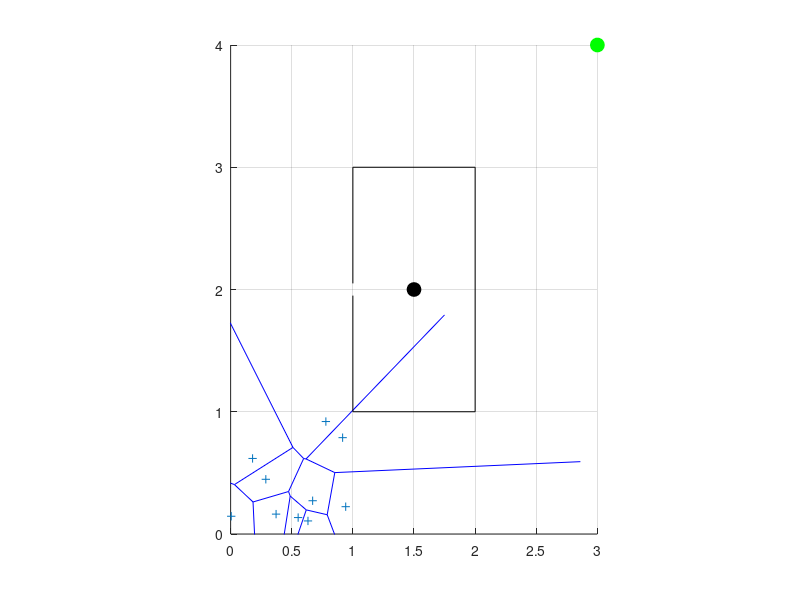

The MATLAB source for this figure: (Note: this script raises an error after producing the figure.)
% % An example of rapidly-exploring random trees and path planning in 2-D
% % Ref: "Rapidly-Exploring Random Trees: A New Tool for Path Planning",
% % Steven M. LaValle, 1998
%~~~~
% Code can also be converted to function with input format
% [tree, path] = RRT(K, xMin, xMax, yMin, yMax, xInit, yInit, xGoal, yGoal, thresh)
% K is the number of iterations desired.
% xMin and xMax are the minimum and maximum values of x
% yMin and yMax are the minimum and maximum values of y
% xInit and yInit is the starting point of the algorithm
% xGoal and yGoal are the desired endpoints
% thresh is the allowed threshold distance between a random point the the
% goal point.
% Output is the tree structure containing X and Y vertices and the path
% found obtained from Init to Goal
%~~~~ 
% Written by: Omkar Halbe, Technical University of Munich, 31.10.2015
%~~~~ 
clear all; close all; clc
x = gallery('uniformdata',[1 10],0);
y = gallery('uniformdata',[1 10],1);
[vx,vy] = voronoi(x,y);

figure
hold on
voronoi(x,y);
% scatter(vx(:),vy(:),12,'r','filled')

axis equal


%%
% for mm = 1:100
clear all; close all;

K=2000;
xMin=0; xMax=3;
yMin=0; yMax=4;

xInit=1.5; yInit=2; %initial point for planner
xGoal=xMax; yGoal=yMax; %goal for planner
thresh=0.25;           %acceptable threshold for solution

constraints = [5 3.05 5  4;
               5  4  6  4;
               6  4  6  2;
               6  2  5  2;
               5  2  5 2.95];
           
constraints = constraints + [-4 -1 -4 -1];           

tree.vertex(1).x = xInit;
tree.vertex(1).y = yInit;
tree.vertex(1).xPrev = xInit;
tree.vertex(1).yPrev = yInit;
tree.vertex(1).indPrev = 0;
tree.vertex(1).TotalDens = 0;

figure(1); hold on; grid on;
line([constraints(:,1)';constraints(:,3)'],[constraints(:,2)';constraints(:,4)'],'Color','k');
plot(xInit, yInit, 'ko', 'MarkerSize',10, 'MarkerFaceColor','k');
plot(xGoal, yGoal, 'go', 'MarkerSize',10, 'MarkerFaceColor','g');
axis([0 3 0 4]);

xFree = xInit;
yFree = yInit;

for iter = 2:K
%     xRand = (xMax-xMin)*rand;
%     yRand = (yMax-yMin)*rand;
    % Randomize a new seed
    [xRand,yRand] = local_randomizer(xFree,yFree,0.5,1);
    plot_rand = plot(xRand, yRand, 'ro', 'MarkerSize',5, 'MarkerFaceColor','r');
    drawnow;
%     pause(0.5);
    
    % Find the nearest node 
    dist = Inf*ones(1,length(tree.vertex));
    for j = 1:length(tree.vertex)
        dist(j) = sqrt( (xRand-tree.vertex(j).x)^2 + (yRand-tree.vertex(j).y)^2 );
    end
    [val, ind] = min(dist);
    
    xNearest = tree.vertex(ind).x;
    yNearest = tree.vertex(ind).y;
    tree.vertex(iter).xPrev = xNearest;
    tree.vertex(iter).yPrev = yNearest;
    tree.vertex(iter).indPrev = ind; 
    tree.vertex(iter).TotalDens = 0;

    % Check intersection with the constraint 
    out = lineSegmentIntersect(constraints,[xNearest,yNearest,xRand,yRand]);    
    intersect = find(out.intAdjacencyMatrix==1);
    
    if isempty(intersect)==1
        tree.vertex(iter).x = xRand; 
        tree.vertex(iter).y = yRand;
    else
        a = min(out.intNormalizedDistance2To1(intersect));
        if a>0.01
            a = a - 0.01;
            z = a*[xRand;yRand]+(1-a)*[xNearest;yNearest];
            tree.vertex(iter).x = z(1); 
            tree.vertex(iter).y = z(2); 
        else
            tree.vertex(iter).x = xNearest; 
            tree.vertex(iter).y = yNearest; 
        end
    end    
    
    plot([tree.vertex(iter).x; tree.vertex(ind).x],[tree.vertex(iter).y; tree.vertex(ind).y], 'r');
    delete(plot_rand)
%     if sqrt( (tree.vertex(iter).x-xGoal)^2 + (tree.vertex(iter).y-yGoal)^2 ) <= thresh
%         iter
%         break
%     end   
    if tree.vertex(iter).x < 0.99
%         iter
        break
    end
    
    % Update density and return the freest node 
    densMin = Inf;
    for k = 1:iter-1    
        dens_iter_k = density([tree.vertex(iter).x;tree.vertex(iter).y], [tree.vertex(k).x;tree.vertex(k).y]);
        tree.vertex(iter).TotalDens = tree.vertex(iter).TotalDens + dens_iter_k;
        tree.vertex(k).TotalDens = tree.vertex(k).TotalDens + dens_iter_k;
        if tree.vertex(k).TotalDens < densMin
            densMin = tree.vertex(k).TotalDens;
            indexFree = k;
        end
    end
    if tree.vertex(iter).TotalDens < densMin
        densMin = tree.vertex(iter).TotalDens;
        indexFree = iter;
    end
    
    xFree = tree.vertex(indexFree).x;
    yFree = tree.vertex(indexFree).y;
    
    pause(0);
end
iter
% end
CCC

if iter < K
    path.pos(1).x = xGoal; path.pos(1).y = yGoal;
    path.pos(2).x = tree.vertex(end).x; path.pos(2).y = tree.vertex(end).y;
    pathIndex = tree.vertex(end).indPrev;

    j=0;
    while 1
        path.pos(j+3).x = tree.vertex(pathIndex).x;
        path.pos(j+3).y = tree.vertex(pathIndex).y;
        pathIndex = tree.vertex(pathIndex).indPrev;
        if pathIndex == 1
            break
        end
        j=j+1;
    end

    path.pos(end+1).x = xInit; path.pos(end).y = yInit;

    for j = 2:length(path.pos)
        plot([path.pos(j).x; path.pos(j-1).x;], [path.pos(j).y; path.pos(j-1).y], 'b', 'Linewidth', 3);
    %     plot([tree.vertex(i).x; tree.vertex(ind).x],[tree.vertex(i).y; tree.vertex(ind).y], 'r');
    %     pause(0);
    end
else
    disp('No path found. Increase number of iterations and retry.');
end

%%
n=10000;
R=1;
x0 = 1;
y0 = 1;
local_randomizer(x0,y0,R,n)

function [x,y] = local_randomizer(x0,y0,R,n)
 t = 2*pi*rand(n,1);
 r = R*sqrt(rand(n,1));
 x = x0 + r.*cos(t);
 y = y0 + r.*sin(t);
%  scatter(x,y,15,'r','filled')
end

function density_value = density(x,y)
dist = norm(x-y);

if dist < 0.01
    density_value = 100;
else
    density_value = 1/dist;
end

end


